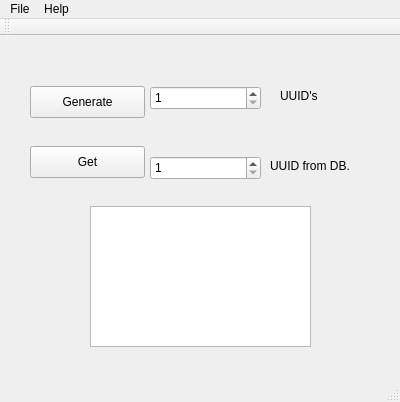
<?xml version="1.0" encoding="UTF-8"?>
<ui version="4.0">
 <class>UUIDerMainWindow</class>
 <widget class="QMainWindow" name="UUIDerMainWindow">
  <property name="geometry">
   <rect>
    <x>0</x>
    <y>0</y>
    <width>400</width>
    <height>402</height>
   </rect>
  </property>
  <property name="windowTitle">
   <string>MainWindow</string>
  </property>
  <widget class="QWidget" name="centralWidget">
   <widget class="QPushButton" name="button_Generate">
    <property name="geometry">
     <rect>
      <x>30</x>
      <y>50</y>
      <width>115</width>
      <height>32</height>
     </rect>
    </property>
    <property name="text">
     <string>Generate</string>
    </property>
   </widget>
   <widget class="QPushButton" name="button_GetUUID">
    <property name="geometry">
     <rect>
      <x>30</x>
      <y>110</y>
      <width>115</width>
      <height>32</height>
     </rect>
    </property>
    <property name="text">
     <string>Get</string>
    </property>
   </widget>
   <widget class="QPlainTextEdit" name="plainTextEdit_UUIDs">
    <property name="geometry">
     <rect>
      <x>90</x>
      <y>170</y>
      <width>221</width>
      <height>141</height>
     </rect>
    </property>
    <property name="readOnly">
     <bool>true</bool>
    </property>
   </widget>
   <widget class="QSpinBox" name="spinBox_GetUUID">
    <property name="geometry">
     <rect>
      <x>150</x>
      <y>120</y>
      <width>111</width>
      <height>24</height>
     </rect>
    </property>
    <property name="minimum">
     <number>1</number>
    </property>
    <property name="maximum">
     <number>50</number>
    </property>
   </widget>
   <widget class="QLabel" name="label">
    <property name="geometry">
     <rect>
      <x>280</x>
      <y>50</y>
      <width>62</width>
      <height>19</height>
     </rect>
    </property>
    <property name="text">
     <string>UUID's</string>
    </property>
   </widget>
   <widget class="QSpinBox" name="spinBox_NumUUIDToGen">
    <property name="geometry">
     <rect>
      <x>150</x>
      <y>50</y>
      <width>111</width>
      <height>24</height>
     </rect>
    </property>
    <property name="minimum">
     <number>1</number>
    </property>
    <property name="maximum">
     <number>500</number>
    </property>
   </widget>
   <widget class="QLabel" name="label_2">
    <property name="geometry">
     <rect>
      <x>270</x>
      <y>120</y>
      <width>101</width>
      <height>19</height>
     </rect>
    </property>
    <property name="text">
     <string>UUID from DB.</string>
    </property>
   </widget>
  </widget>
  <widget class="QToolBar" name="mainToolBar">
   <attribute name="toolBarArea">
    <enum>TopToolBarArea</enum>
   </attribute>
   <attribute name="toolBarBreak">
    <bool>false</bool>
   </attribute>
  </widget>
  <widget class="QStatusBar" name="statusBar"/>
  <widget class="QMenuBar" name="menuBar">
   <property name="geometry">
    <rect>
     <x>0</x>
     <y>0</y>
     <width>400</width>
     <height>21</height>
    </rect>
   </property>
   <widget class="QMenu" name="menuFile">
    <property name="title">
     <string>File</string>
    </property>
   </widget>
   <widget class="QMenu" name="menuHelp">
    <property name="title">
     <string>Help</string>
    </property>
    <addaction name="action"/>
    <addaction name="separator"/>
    <addaction name="actionAbout"/>
   </widget>
   <addaction name="menuFile"/>
   <addaction name="menuHelp"/>
  </widget>
  <action name="action">
   <property name="text">
    <string>???</string>
   </property>
  </action>
  <action name="actionAbout">
   <property name="text">
    <string>About</string>
   </property>
  </action>
 </widget>
 <layoutdefault spacing="6" margin="11"/>
 <resources/>
 <connections/>
</ui>
